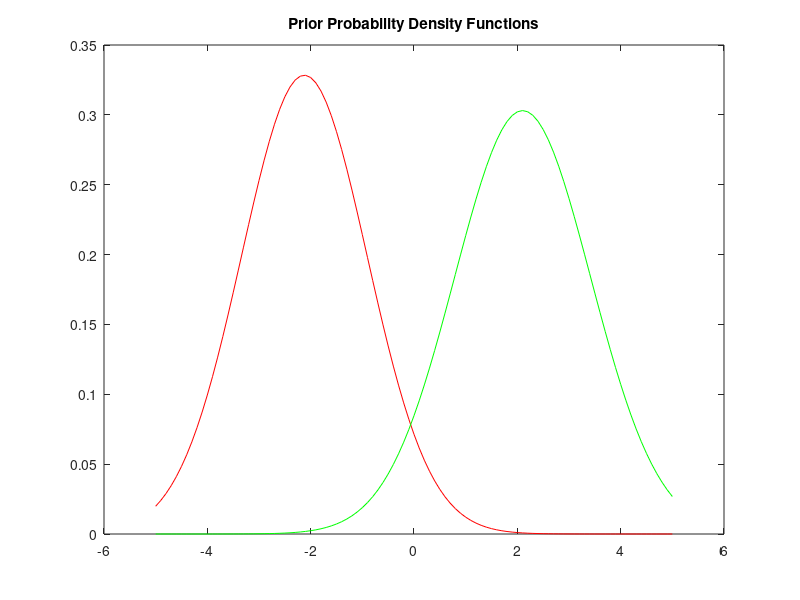
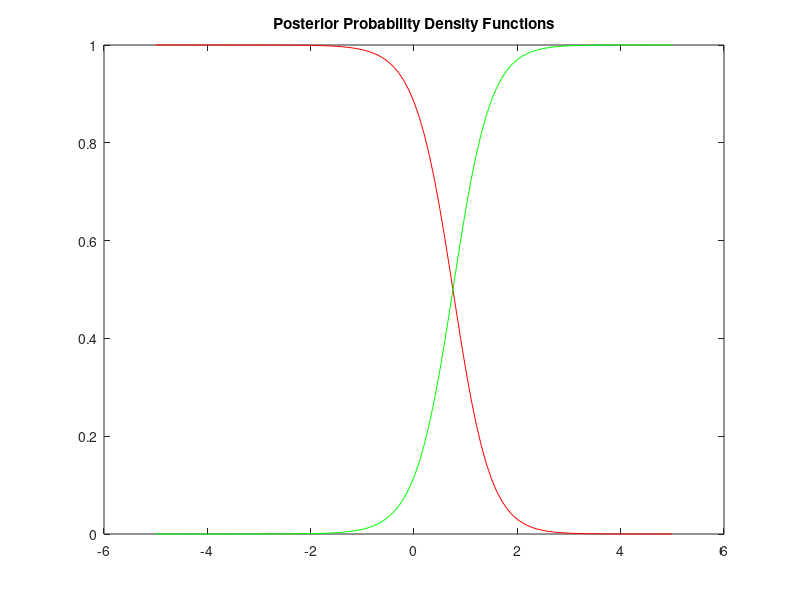
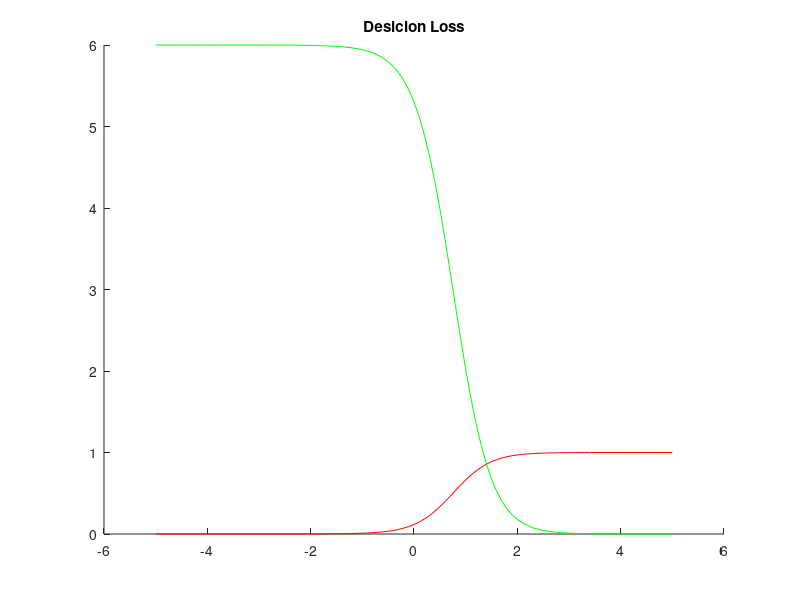

Recreate these plots in MATLAB, in order.
% This function is Bayesian classifier used for classification of two classes of patterns
w1 = [-3.9847 -3.5549 -1.2401 -0.9780 -0.7932 -2.8531 -2.7605 -3.7287 -3.5414 -2.2692 -3.4549 -3.0752 -3.9934 -0.9780 -1.5799 -1.4885 -0.7431 -0.4221 -1.1186 -2.3462 -1.0826 -3.4196 -1.3193 -0.8367 -0.6579 -2.9683];
w2 = [2.8792 0.7932 1.1882 3.0682 4.2532 0.3271 0.9846 2.7648 2.6588];
% calculate prior  probability density functions
aver1=mean(w1);
aver2=mean(w2);
s1=std(w1);
s2=std(w2);
x=-5:0.1:5;
f1=(1 / (sqrt(2 * pi) * s1)) * exp(-1 * (x - aver1) .^ 2 / (2 * s1 ^ 2));
f2=(1 / (sqrt(2 * pi) * s2)) * exp(-1 * (x - aver2) .^ 2 / (2 * s2 ^ 2));
plot(x,f1,'r');
hold on
plot(x,f2,'g');
title('Prior Probability Density Functions');
% calculate posterior probability density functions
post_f1=(f1*0.9)./(f1*0.9+f2*0.1);
post_f2=(f2*0.1)./(f1*0.9+f2*0.1);
figure;
plot(x,post_f1,'r');
hold on
plot(x,post_f2,'g');
title('Posterior Probability Density Functions');
for i=1:length(x)
    if(post_f1(i)<0.5)
        disp(['Decision Boundary with maximum accuracy: ', num2str(x(i))])
        break
    end
end
% Consider the decision loss
r21=6;
r12=1;
l1=post_f2*r12;
l2=post_f1*r21;
figure;
hold on
plot(x,l1,'r');
plot(x,l2,'g');
title('Desicion Loss');
for i=1:length(x)
    if(l1(i)>l2(i))
        disp(['Decision Boundary with minimal risk: ', num2str(x(i))]);
        break
    end
end
